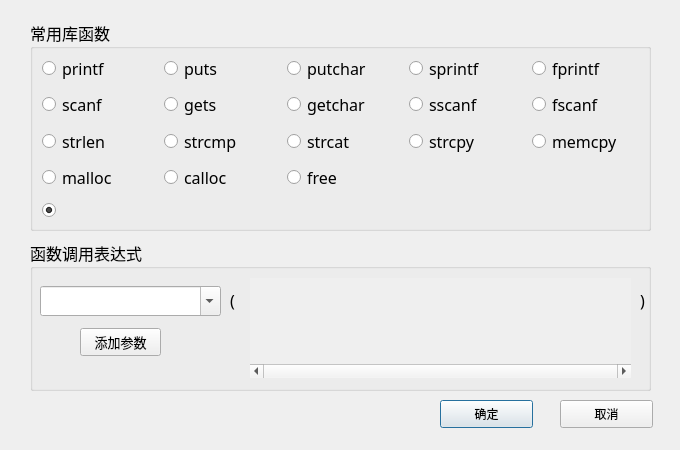
<?xml version="1.0" encoding="UTF-8"?>
<ui version="4.0">
 <class>InsertFunctionDialog</class>
 <widget class="QDialog" name="InsertFunctionDialog">
  <property name="geometry">
   <rect>
    <x>0</x>
    <y>0</y>
    <width>680</width>
    <height>450</height>
   </rect>
  </property>
  <property name="sizePolicy">
   <sizepolicy hsizetype="Fixed" vsizetype="Fixed">
    <horstretch>0</horstretch>
    <verstretch>0</verstretch>
   </sizepolicy>
  </property>
  <property name="minimumSize">
   <size>
    <width>680</width>
    <height>450</height>
   </size>
  </property>
  <property name="maximumSize">
   <size>
    <width>680</width>
    <height>450</height>
   </size>
  </property>
  <property name="windowTitle">
   <string>插入函数</string>
  </property>
  <widget class="QGroupBox" name="groupBox">
   <property name="geometry">
    <rect>
     <x>30</x>
     <y>20</y>
     <width>621</width>
     <height>211</height>
    </rect>
   </property>
   <property name="font">
    <font>
     <family>宋体</family>
     <pointsize>12</pointsize>
    </font>
   </property>
   <property name="title">
    <string>常用库函数</string>
   </property>
   <layout class="QGridLayout" name="gridLayout">
    <property name="spacing">
     <number>15</number>
    </property>
    <item row="4" column="2">
     <widget class="QRadioButton" name="rb_strcat">
      <property name="text">
       <string>strcat</string>
      </property>
     </widget>
    </item>
    <item row="4" column="1">
     <widget class="QRadioButton" name="rb_strcmp">
      <property name="text">
       <string>strcmp</string>
      </property>
     </widget>
    </item>
    <item row="4" column="3">
     <widget class="QRadioButton" name="rb_strcpy">
      <property name="text">
       <string>strcpy</string>
      </property>
     </widget>
    </item>
    <item row="4" column="4">
     <widget class="QRadioButton" name="rb_memcpy">
      <property name="text">
       <string>memcpy</string>
      </property>
     </widget>
    </item>
    <item row="1" column="1">
     <widget class="QRadioButton" name="rb_puts">
      <property name="text">
       <string>puts</string>
      </property>
     </widget>
    </item>
    <item row="1" column="0">
     <widget class="QRadioButton" name="rb_printf">
      <property name="text">
       <string>printf</string>
      </property>
     </widget>
    </item>
    <item row="1" column="2">
     <widget class="QRadioButton" name="rb_putchar">
      <property name="text">
       <string>putchar</string>
      </property>
     </widget>
    </item>
    <item row="5" column="1">
     <widget class="QRadioButton" name="rb_calloc">
      <property name="text">
       <string>calloc</string>
      </property>
     </widget>
    </item>
    <item row="3" column="0">
     <widget class="QRadioButton" name="rb_scanf">
      <property name="text">
       <string>scanf</string>
      </property>
     </widget>
    </item>
    <item row="3" column="1">
     <widget class="QRadioButton" name="rb_gets">
      <property name="text">
       <string>gets</string>
      </property>
     </widget>
    </item>
    <item row="5" column="0">
     <widget class="QRadioButton" name="rb_malloc">
      <property name="text">
       <string>malloc</string>
      </property>
     </widget>
    </item>
    <item row="1" column="4">
     <widget class="QRadioButton" name="rb_fprintf">
      <property name="text">
       <string>fprintf</string>
      </property>
     </widget>
    </item>
    <item row="7" column="0" colspan="2">
     <widget class="QRadioButton" name="rb_clear">
      <property name="text">
       <string/>
      </property>
      <property name="checked">
       <bool>true</bool>
      </property>
     </widget>
    </item>
    <item row="3" column="4">
     <widget class="QRadioButton" name="rb_fscanf">
      <property name="text">
       <string>fscanf</string>
      </property>
     </widget>
    </item>
    <item row="5" column="2">
     <widget class="QRadioButton" name="rb_free">
      <property name="text">
       <string>free</string>
      </property>
     </widget>
    </item>
    <item row="3" column="2">
     <widget class="QRadioButton" name="rb_getchar">
      <property name="text">
       <string>getchar</string>
      </property>
     </widget>
    </item>
    <item row="4" column="0">
     <widget class="QRadioButton" name="rb_strlen">
      <property name="text">
       <string>strlen</string>
      </property>
     </widget>
    </item>
    <item row="3" column="3">
     <widget class="QRadioButton" name="rb_sscanf">
      <property name="text">
       <string>sscanf</string>
      </property>
     </widget>
    </item>
    <item row="1" column="3">
     <widget class="QRadioButton" name="rb_sprintf">
      <property name="text">
       <string>sprintf</string>
      </property>
     </widget>
    </item>
   </layout>
  </widget>
  <widget class="QPushButton" name="pb_ok">
   <property name="geometry">
    <rect>
     <x>440</x>
     <y>400</y>
     <width>93</width>
     <height>28</height>
    </rect>
   </property>
   <property name="text">
    <string>确定</string>
   </property>
  </widget>
  <widget class="QPushButton" name="pb_cancel">
   <property name="geometry">
    <rect>
     <x>560</x>
     <y>400</y>
     <width>93</width>
     <height>28</height>
    </rect>
   </property>
   <property name="text">
    <string>取消</string>
   </property>
  </widget>
  <widget class="QGroupBox" name="groupBox_2">
   <property name="geometry">
    <rect>
     <x>30</x>
     <y>240</y>
     <width>621</width>
     <height>151</height>
    </rect>
   </property>
   <property name="font">
    <font>
     <family>宋体</family>
     <pointsize>12</pointsize>
    </font>
   </property>
   <property name="title">
    <string>函数调用表达式</string>
   </property>
   <widget class="QLabel" name="label_4">
    <property name="geometry">
     <rect>
      <x>610</x>
      <y>50</y>
      <width>31</width>
      <height>20</height>
     </rect>
    </property>
    <property name="font">
     <font>
      <family>宋体</family>
      <pointsize>12</pointsize>
     </font>
    </property>
    <property name="text">
     <string>)</string>
    </property>
   </widget>
   <widget class="QLabel" name="label">
    <property name="geometry">
     <rect>
      <x>200</x>
      <y>50</y>
      <width>31</width>
      <height>20</height>
     </rect>
    </property>
    <property name="font">
     <font>
      <family>宋体</family>
      <pointsize>12</pointsize>
     </font>
    </property>
    <property name="text">
     <string>(</string>
    </property>
   </widget>
   <widget class="QScrollArea" name="scrollArea">
    <property name="geometry">
     <rect>
      <x>220</x>
      <y>38</y>
      <width>381</width>
      <height>100</height>
     </rect>
    </property>
    <property name="frameShape">
     <enum>QFrame::NoFrame</enum>
    </property>
    <property name="verticalScrollBarPolicy">
     <enum>Qt::ScrollBarAlwaysOff</enum>
    </property>
    <property name="horizontalScrollBarPolicy">
     <enum>Qt::ScrollBarAlwaysOn</enum>
    </property>
    <property name="widgetResizable">
     <bool>true</bool>
    </property>
    <widget class="QWidget" name="args">
     <property name="geometry">
      <rect>
       <x>0</x>
       <y>0</y>
       <width>381</width>
       <height>79</height>
      </rect>
     </property>
     <layout class="QHBoxLayout" name="vl_args">
      <property name="spacing">
       <number>4</number>
      </property>
      <property name="leftMargin">
       <number>0</number>
      </property>
      <property name="topMargin">
       <number>0</number>
      </property>
      <property name="rightMargin">
       <number>0</number>
      </property>
      <property name="bottomMargin">
       <number>0</number>
      </property>
     </layout>
    </widget>
   </widget>
   <widget class="QComboBox" name="cb_funcName">
    <property name="geometry">
     <rect>
      <x>10</x>
      <y>46</y>
      <width>181</width>
      <height>30</height>
     </rect>
    </property>
    <property name="font">
     <font>
      <family>宋体</family>
      <pointsize>12</pointsize>
     </font>
    </property>
    <property name="editable">
     <bool>true</bool>
    </property>
   </widget>
   <widget class="QPushButton" name="pb_AddArg">
    <property name="geometry">
     <rect>
      <x>50</x>
      <y>88</y>
      <width>81</width>
      <height>28</height>
     </rect>
    </property>
    <property name="font">
     <font>
      <pointsize>10</pointsize>
     </font>
    </property>
    <property name="text">
     <string>添加参数</string>
    </property>
   </widget>
  </widget>
 </widget>
 <resources/>
 <connections/>
</ui>
